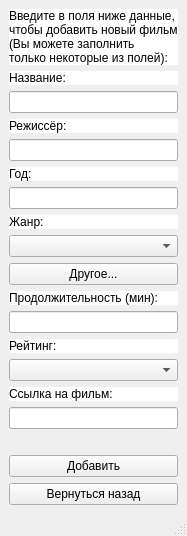
<?xml version="1.0" encoding="UTF-8"?>
<ui version="4.0">
 <class>MainWindow</class>
 <widget class="QMainWindow" name="MainWindow">
  <property name="geometry">
   <rect>
    <x>0</x>
    <y>0</y>
    <width>172</width>
    <height>532</height>
   </rect>
  </property>
  <property name="windowTitle">
   <string>MainWindow</string>
  </property>
  <widget class="QWidget" name="centralwidget">
   <layout class="QVBoxLayout" name="verticalLayout">
    <item>
     <widget class="QLabel" name="label_8">
      <property name="styleSheet">
       <string notr="true">background-color: rgb(255, 255, 255);</string>
      </property>
      <property name="text">
       <string>Введите в поля ниже данные,
чтобы добавить новый фильм
(Вы можете заполнить
только некоторые из полей):</string>
      </property>
     </widget>
    </item>
    <item>
     <widget class="QLabel" name="label_2">
      <property name="styleSheet">
       <string notr="true">background-color: rgb(255, 255, 255);</string>
      </property>
      <property name="text">
       <string>Название:</string>
      </property>
     </widget>
    </item>
    <item>
     <widget class="QLineEdit" name="title"/>
    </item>
    <item>
     <widget class="QLabel" name="label_5">
      <property name="styleSheet">
       <string notr="true">background-color: rgb(255, 255, 255);</string>
      </property>
      <property name="text">
       <string>Режиссёр:</string>
      </property>
     </widget>
    </item>
    <item>
     <widget class="QLineEdit" name="director"/>
    </item>
    <item>
     <widget class="QLabel" name="label">
      <property name="styleSheet">
       <string notr="true">background-color: rgb(255, 255, 255);</string>
      </property>
      <property name="text">
       <string>Год:</string>
      </property>
     </widget>
    </item>
    <item>
     <widget class="QLineEdit" name="year"/>
    </item>
    <item>
     <widget class="QLabel" name="label_6">
      <property name="styleSheet">
       <string notr="true">background-color: rgb(255, 255, 255);</string>
      </property>
      <property name="text">
       <string>Жанр:</string>
      </property>
     </widget>
    </item>
    <item>
     <widget class="QComboBox" name="genre"/>
    </item>
    <item>
     <widget class="QPushButton" name="other">
      <property name="text">
       <string>Другое...</string>
      </property>
     </widget>
    </item>
    <item>
     <widget class="QLabel" name="label_3">
      <property name="styleSheet">
       <string notr="true">background-color: rgb(255, 255, 255);</string>
      </property>
      <property name="text">
       <string>Продолжительность (мин):</string>
      </property>
     </widget>
    </item>
    <item>
     <widget class="QLineEdit" name="duration"/>
    </item>
    <item>
     <widget class="QLabel" name="label_7">
      <property name="styleSheet">
       <string notr="true">background-color: rgb(255, 255, 255);</string>
      </property>
      <property name="text">
       <string>Рейтинг:</string>
      </property>
     </widget>
    </item>
    <item>
     <widget class="QComboBox" name="rating"/>
    </item>
    <item>
     <widget class="QLabel" name="label_4">
      <property name="styleSheet">
       <string notr="true">background-color: rgb(255, 255, 255);</string>
      </property>
      <property name="text">
       <string>Ссылка на фильм:</string>
      </property>
     </widget>
    </item>
    <item>
     <widget class="QLineEdit" name="link"/>
    </item>
    <item>
     <widget class="QLabel" name="label_9">
      <property name="text">
       <string/>
      </property>
     </widget>
    </item>
    <item>
     <widget class="QPushButton" name="add">
      <property name="text">
       <string>Добавить</string>
      </property>
     </widget>
    </item>
    <item>
     <widget class="QPushButton" name="returne">
      <property name="text">
       <string>Вернуться назад</string>
      </property>
     </widget>
    </item>
   </layout>
  </widget>
  <widget class="QMenuBar" name="menubar">
   <property name="geometry">
    <rect>
     <x>0</x>
     <y>0</y>
     <width>172</width>
     <height>21</height>
    </rect>
   </property>
  </widget>
  <widget class="QStatusBar" name="statusbar"/>
 </widget>
 <resources/>
 <connections/>
</ui>
